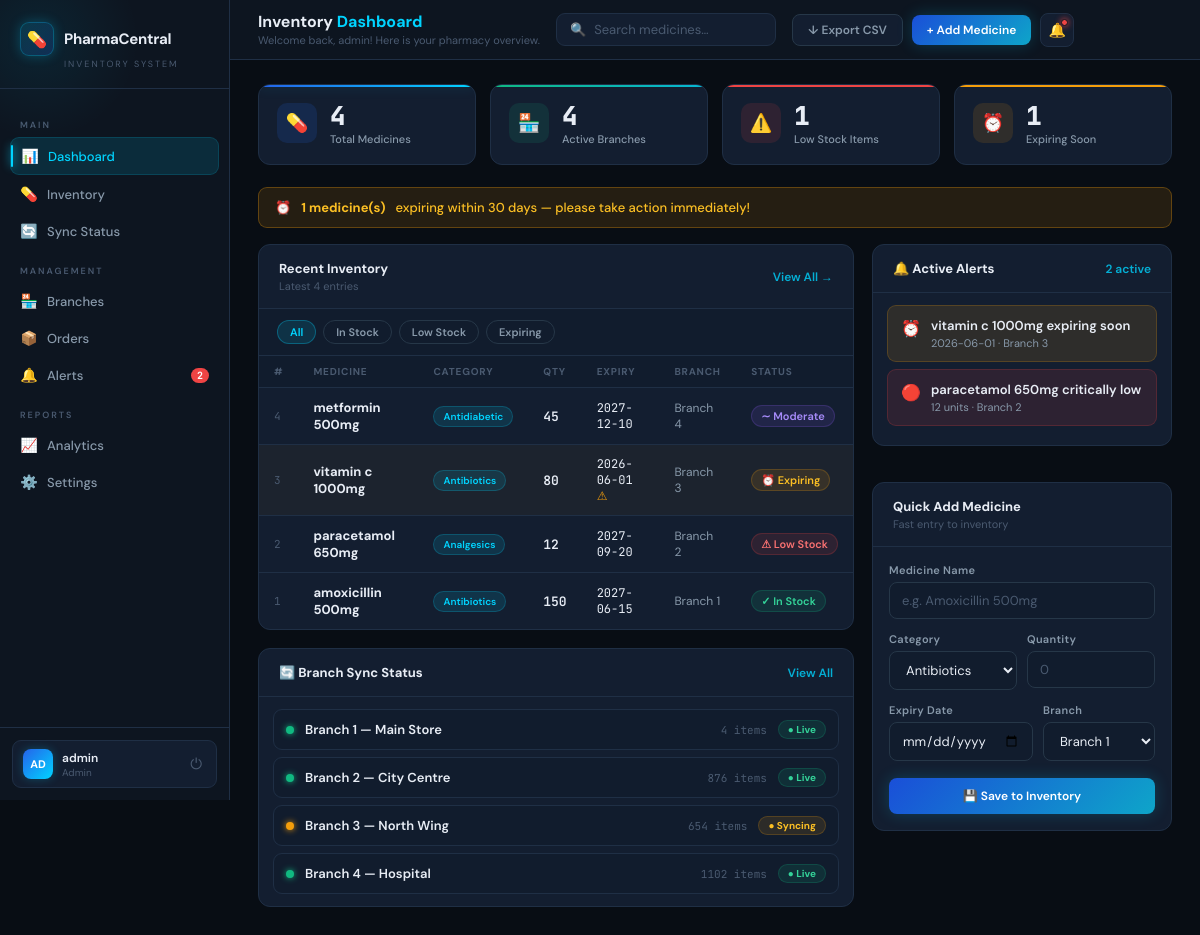
The app's page /dashboard (signed in) with its own data.
### tables this page shows
CREATE TABLE medicines (
        id INTEGER PRIMARY KEY AUTOINCREMENT,
        name TEXT NOT NULL, category TEXT NOT NULL,
        quantity INTEGER NOT NULL, expiry TEXT NOT NULL, branch TEXT NOT NULL);

### app.py (the view)
@app.route("/dashboard")
@login_required
def dashboard():
    medicines = get_medicines()
    low_stock = sum(1 for m in medicines if m[3] < 20)
    expiring_soon = sum(1 for m in medicines if m[6])
    return render_template("dashboard.html", medicines=medicines, low_stock=low_stock, expiring_soon=expiring_soon, active="dashboard")

### app.py (called while the page is built)
def get_db():
    try: return sqlite3.connect(DB)
    except: return None

def get_medicines():
    conn = get_db()
    if not conn: return []
    c = conn.cursor()
    c.execute("SELECT * FROM medicines ORDER BY id DESC")
    rows = c.fetchall(); conn.close()
    today = datetime.today(); warn = today + timedelta(days=30)
    result = []
    for r in rows:
        try: exp = datetime.strptime(r[4],"%Y-%m-%d"); expiring = today <= exp <= warn
        except: expiring = False
        result.append(r + (expiring,))
    return result

def login_required(f):
    from functools import wraps
    @wraps(f)
    def decorated(*args, **kwargs):
        if "user" not in session: return redirect(url_for("login"))
        return f(*args, **kwargs)
    return decorated

### templates/dashboard.html (shortened to what this page needs)
{% extends "base.html" %}
{% block page_title %}Inventory <span>Dashboard</span>{% endblock %}
{% block page_sub %}Welcome back, {{ session.user }}! Here is your pharmacy overview.{% endblock %}
{% block topbar_actions %}
<a href="/export" class="btn btn-outline">&#8595; Export CSV</a>
<a href="/inventory" class="btn btn-primary">+ Add Medicine</a>
{% endblock %}
{% block content %}
<div class="stats-row">
  <div class="stat-card blue">
    <div class="stat-icon blue">&#128138;</div>
    <div><div class="stat-value">{{ medicines|length }}</div><div class="stat-label">Total Medicines</div></div>
  </div>
  <div class="stat-card teal">
    <div class="stat-icon teal">&#127978;</div>
    <div><div class="stat-value">4</div><div class="stat-label">Active Branches</div></div>
  </div>
  <div class="stat-card red">
    <div class="stat-icon red">&#9888;&#65039;</div>
    <div><div class="stat-value">{{ low_stock }}</div><div class="stat-label">Low Stock Items</div></div>
  </div>
  <div class="stat-card amber">
    <div class="stat-icon amber">&#9200;</div>
    <div><div class="stat-value">{{ expiring_soon }}</div><div class="stat-label">Expiring Soon</div></div>
  </div>
</div>
{% if expiring_soon > 0 %}
<div class="expiry-banner">&#9200; <strong>{{ expiring_soon }} medicine(s)</strong> expiring within 30 days &mdash; please take action immediately!</div>
{% endif %}
<div class="two-col">
  <div>
    <div class="panel">
      <div class="panel-header">
        <div>
          <div class="panel-title">Recent Inventory</div>
          <div class="panel-sub">Latest {{ medicines[:8]|length }} entries</div>
        </div>
        <a href="/inventory" class="panel-action">View All &rarr;</a>
      </div>
      <div class="filter-row">
        <button class="filter-chip active">All</button>
        <button class="filter-chip">In Stock</button>
        <button class="filter-chip">Low Stock</button>
        <button class="filter-chip">Expiring</button>
      </div>
      <div class="table-wrap">
        {% if medicines %}
        <table>
          <thead>
            <tr><th>#</th><th>Medicine</th><th>Category</th><th>Qty</th><th>Expiry</th><th>Branch</th><th>Status</th></tr>
          </thead>
          <tbody>
          {% for med in medicines[:8] %}
          <tr {% if med[6] %}class="expiring-row"{% endif %}>
            <td class="id-cell">{{ med[0] }}</td>
            <td><strong>{{ med[1] }}</strong></td>
            <td><span class="badge badge-cyan" style="font-size:10px;">{{ med[2] }}</span></td>
            <td style="font-family:var(--mono);font-weight:600;">{{ med[3] }}</td>
            <td style="font-family:var(--mono);font-size:12px;">{{ med[4] }}{% if med[6] %} <span style="color:var(--amber);">&#9888;</span>{% endif %}</td>
            <td style="color:var(--t2);font-size:12px;">{{ med[5] }}</td>
            <td>
              {% if med[6] %}<span class="badge badge-amber">&#9200; Expiring</span>
              {% elif med[3] < 20 %}<span class="badge badge-red">&#9888; Low Stock</span>
              {% elif med[3] < 50 %}<span class="badge badge-purple">&#8764; Moderate</span>
              {% else %}<span class="badge badge-green">&#10003; In Stock</span>{% endif %}
            </td>
          </tr>
          {% endfor %}
          </tbody>
        </table>
        {% else %}
        <div style="text-align:center;padding:48px;color:var(--t3);">
          No medicines yet. <a href="/inventory" style="color:var(--cyan);">Add one now →</a>
        </div>
        {% endif %}
      </div>
    </div>
    <div class="panel">
      <div class="panel-header">
        <div class="panel-title">&#128260; Branch Sync Status</div>
        <a href="/branches" class="panel-action">View All</a>
      </div>
      <div style="padding:12px 14px;display:flex;flex-direction:column;gap:7px;">
        {% set bnames  = ["Branch 1 — Main Store","Branch 2 — City Centre","Branch 3 — North Wing","Branch 4 — Hospital"] %}
        {% set bcolors = ["#10b981","#10b981","#f59e0b","#10b981"] %}
        {% set bstatus = ["Live","Live","Syncing","Live"] %}
        {% for i in range(4) %}
        <div style="display:flex;align-items:center;gap:11px;padding:10px 12px;background:var(--bg3);border:1px solid var(--border);border-radius:9px;">
          <div style="width:8px;height:8px;border-radius:50%;background:{{ bcolors[i] }};box-shadow:0 0 6px {{ bcolors[i] }};flex-shrink:0;"></div>
          <div style="font-size:13px;font-weight:600;flex:1;color:var(--t1);">{{ bnames[i] }}</div>
          <div style="font-size:11px;color:var(--t3);font-family:var(--mono);">{{ medicines|length if i==0 else [876,654,1102][i-1] }} items</div>
          <div class="{% if bstatus[i]=='Live' %}status-live{% else %}status-sync{% endif %} branch-status">&#9679; {{ bstatus[i] }}</div>
        </div>
        {% endfor %}
      </div>
    </div>
  </div>
  <div style="display:flex;flex-direction:column;gap:18px;">
    <div class="panel">
      <div class="panel-header">
        <div class="panel-title">&#128276; Active Alerts</div>
        <span class="panel-action">{{ low_stock + expiring_soon }} active</span>
      </div>
      <div style="padding:12px 14px;">
        {% set ns = namespace(found=false) %}
        {% for med in medicines %}
          {% if med[3] < 20 %}{% set ns.found = true %}
          <div class="alert-item danger">
            <span class="alert-icon">&#128308;</span>
            <div><div class="alert-title">{{ med[1] }} critically low</div><div class="alert-sub">{{ med[3] }} units &middot; {{ med[5] }}</div></div>
          </div>
          {% endif %}
          {% if med[6] %}{% set ns.found = true %}
          <div class="alert-item warn">
            <span class="alert-icon">&#9200;</span>
            <div><div class="alert-title">{{ med[1] }} expiring soon</div><div class="alert-sub">{{ med[4] }} &middot; {{ med[5] }}</div></div>
          </div>
          {% endif %}
        {% endfor %}
      </div>
    </div>
    <div class="panel">
      <div class="panel-header">
        <div>
          <div class="panel-title">Quick Add Medicine</div>
          <div class="panel-sub">Fast entry to inventory</div>
        </div>
      </div>
      <div style="padding:16px;">
        <form action="/add" method="POST">
          <div class="form-group">
            <label class="form-label">Medicine Name</label>
            <input class="form-input" type="text" name="name" placeholder="e.g. Amoxicillin 500mg" required/>
          </div>
          <div class="form-row-2">
            <div class="form-group">
              <label class="form-label">Category</label>
              <select class="form-select" name="category">
                <option>Antibiotics</option><option>Analgesics</option>
              </select>
            </div>
            <div class="form-group">
              <label class="form-label">Quantity</label>
              <input class="form-input" type="number" name="quantity" placeholder="0" min="0" required/>
            </div>
          </div>
          <div class="form-row-2">
            <div class="form-group">
              <label class="form-label">Expiry Date</label>
              <input class="form-input" type="date" name="expiry" required/>
            </div>
            <div class="form-group">
              <label class="form-label">Branch</label>
              <select class="form-select" name="branch">
                <option>Branch 1</option><option>Branch 2</option>
              </select>
            </div>
          </div>
          <button type="submit" class="btn btn-primary" style="width:100%;justify-content:center;padding:10px;margin-top:4px;">
            &#128190; Save to Inventory
          </button>
        </form>
      </div>
    </div>
  </div>
</div>
{% endblock %}

### templates/base.html (shortened to what this page needs)
<!DOCTYPE html>
<html lang="en">
<head>
</head>
<body>
<aside class="sidebar">
  <div class="brand">
    <div class="brand-logo">
      <div class="brand-icon">&#128138;</div>
      <div class="brand-name">PharmaCentral</div>
    </div>
    <div class="brand-sub">Inventory System</div>
  </div>
  <nav class="nav">
    <div class="nav-section">Main</div>
    <a href="/dashboard" class="nav-item {% if active=='dashboard' %}active{% endif %}">
      <span class="nav-icon">&#128202;</span> Dashboard
    </a>
    <a href="/inventory" class="nav-item {% if active=='inventory' %}active{% endif %}">
      <span class="nav-icon">&#128138;</span> Inventory
    </a>
    <a href="/sync"      class="nav-item {% if active=='sync'      %}active{% endif %}">
      <span class="nav-icon">&#128260;</span> Sync Status
    </a>
    <div class="nav-section">Management</div>
    <a href="/branches"  class="nav-item {% if active=='branches'  %}active{% endif %}">
      <span class="nav-icon">&#127978;</span> Branches
    </a>
    <a href="/orders"    class="nav-item {% if active=='orders'    %}active{% endif %}">
      <span class="nav-icon">&#128230;</span> Orders
    </a>
    <a href="/alerts"    class="nav-item {% if active=='alerts'    %}active{% endif %}">
      <span class="nav-icon">&#128276;</span> Alerts
      {% if low_stock + expiring_soon > 0 %}
        <span class="nav-badge">{{ low_stock + expiring_soon }}</span>
      {% endif %}
    </a>
    <div class="nav-section">Reports</div>
    <a href="/analytics" class="nav-item {% if active=='analytics' %}active{% endif %}">
      <span class="nav-icon">&#128200;</span> Analytics
    </a>
    <a href="/settings"  class="nav-item {% if active=='settings'  %}active{% endif %}">
      <span class="nav-icon">&#9881;&#65039;</span> Settings
    </a>
  </nav>
  <div class="sidebar-footer">
    <div class="user-chip">
      <div class="user-avatar">{{ session.user[:2]|upper }}</div>
      <div>
        <div class="user-name">{{ session.user }}</div>
        <div class="user-role">{{ session.role }}</div>
      </div>
      <a href="/logout" class="logout-lnk" title="Logout">&#9211;</a>
    </div>
  </div>
</aside>
<div class="main">
  <div class="topbar">
    <div>
      <div class="topbar-title">{% block page_title %}Dashboard{% endblock %}</div>
      <div class="topbar-sub">{% block page_sub %}{% endblock %}</div>
    </div>
    <div class="search-box">
      <span style="color:var(--t3);font-size:13px;">&#128269;</span>
      <input type="text" id="globalSearch" placeholder="Search medicines…"
             oninput="handleSearch(this.value)"/>
    </div>
    <div style="display:flex;align-items:center;gap:9px;">
      {% block topbar_actions %}{% endblock %}
      <div class="notif-btn">
        &#128276;
        {% if low_stock + expiring_soon > 0 %}<div class="notif-dot"></div>{% endif %}
      </div>
    </div>
  </div>
  <div class="content">
    {% block content %}{% endblock %}
  </div>
</div>
</body>
</html>

### records on screen
medicines: id "4", name "metformin 500mg", category "Antidiabetic", quantity "45", expiry "2027-12-10", branch "Branch 4", shows "∼ Moderate"
medicines: id "3", name "vitamin c 1000mg", category "Antibiotics", quantity "80", expiry "2026-06-01", branch "Branch 3", shows "⏰ Expiring"
medicines: id "2", name "paracetamol 650mg", category "Analgesics", quantity "12", expiry "2027-09-20", branch "Branch 2", shows "⚠ Low Stock"
medicines: id "1", name "amoxicillin 500mg", category "Antibiotics", quantity "150", expiry "2027-06-15", branch "Branch 1", shows "✓ In Stock"

### other values on screen
{{ low_stock + expiring_soon }} "2"
{{ session.user[:2]|upper }} "AD"
{{ session.user }} "admin"
{{ session.role }} "Admin"
{{ medicines|length }} "4"
{{ low_stock }} "1"
{{ expiring_soon }} "1"
{{ medicines[:8]|length }} "4"
{{ bnames[i] }} "Branch 1 — Main Store" "Branch 2 — City Centre" "Branch 3 — North Wing" "Branch 4 — Hospital"
{{ medicines|length if i==0 else [876,654,1102][i-1] }} "4" "876" "654" "1102"
{{ bstatus[i] }} "Live" "Live" "Syncing" "Live"
